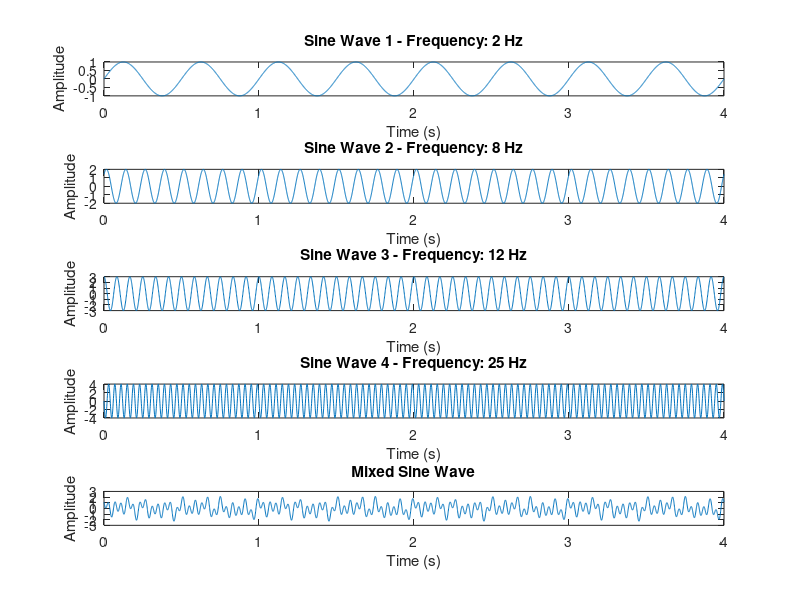
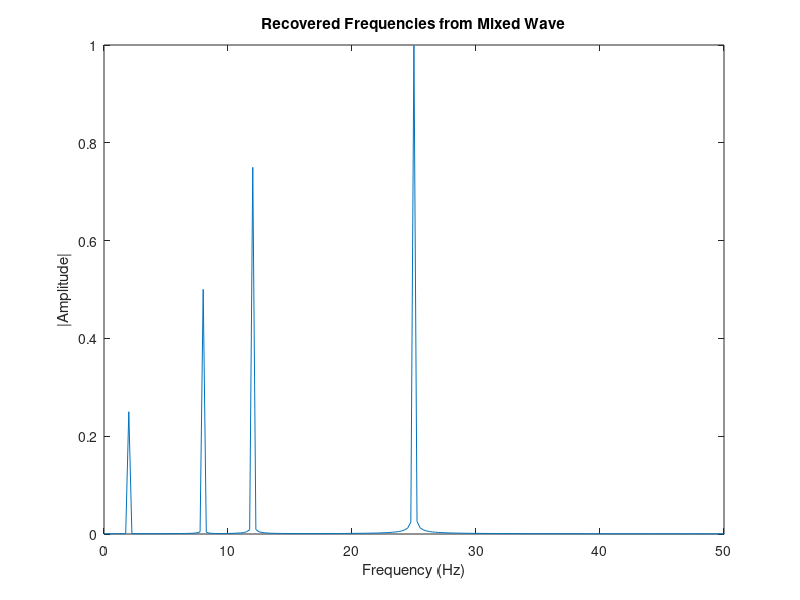
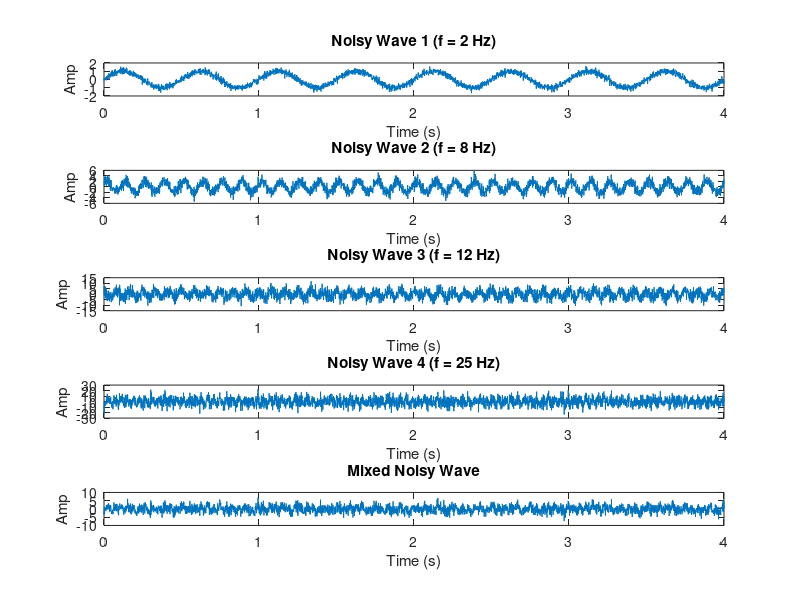
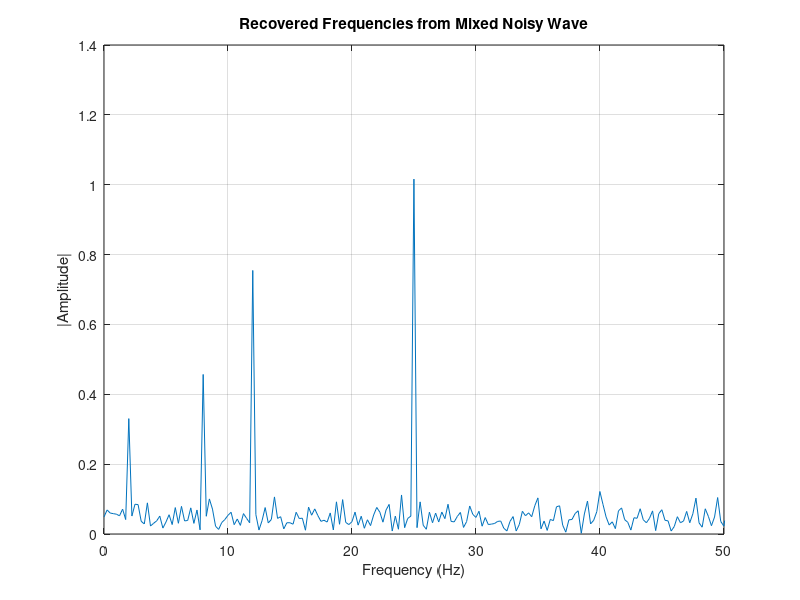

Source code (MATLAB) for these figures, in order:
%Given:

duration = 4;
sampling_rate = 1000; % 1/(1*10^-3)
t = 0:1/sampling_rate:duration; 
freq = [2, 8, 12, 25];

%amp and phase of choice
amp = [1, 2, 3, 4];
phase = [0, pi/4, pi/2, pi];


%Generate individual sine waves
sineWaves = zeros(length(freq), length(t));
for i = 1:length(freq)
    sineWaves(i, :) = amp(i) * sin(2 * pi * freq(i) * t + phase(i));
end

%Mixed wave i.e. average of above sine waves
mixedSineWave = mean(sineWaves, 1);

%Plotting all sine waves
figure;

for i = 1:length(freq)
    subplot(5, 1, i);
    plot(t, sineWaves(i, :));
    title(['Sine Wave ' num2str(i) ' - Frequency: ' num2str(freq(i)) ' Hz']);
    xlabel('Time (s)');
    ylabel('Amplitude');
end


subplot(5, 1, 5);
plot(t, mixedSineWave);
title('Mixed Sine Wave');
xlabel('Time (s)');
ylabel('Amplitude');


% Can you recognize the involved frequencies in the mixed wave from the plot? 
% No, individual frequencies cannot be recognized because the mixed wave
% has superposition of different frequency, amplitude and phase

%Recovering the frequencies using FFT

N = length(mixedSineWave);
Y = fft(mixedSineWave);       
P2 = abs(Y/N);                 % two-sided spectrum
P1 = P2(1:N/2+1);              % single-sided spectrum
P1(2:end-1) = 2*P1(2:end-1);   % correct amplitudes

% frequency axis
f = sampling_rate*(0:(N/2))/N; 

figure;
plot(f, P1)
xlabel('Frequency (Hz)')
ylabel('|Amplitude|')
title('Recovered Frequencies from Mixed Wave')
xlim([0 50])   % only to show up to 50 Hz

%Continuing question 3 here

rng(0);  % for repeatable results

noise_level = [0.2, 0.5, 1.0, 1.5];

noisySineWaves = zeros(size(sineWaves));
for i = 1:length(freq)
    noisySineWaves(i, :) = sineWaves(i, :) + (amp(i)*noise_level(i)) * randn(1, length(t));
end

% Average of the noisy waves
mixedNoisy = mean(noisySineWaves, 1);

figure;
for i = 1:length(freq)
    subplot(5, 1, i);
    plot(t, noisySineWaves(i, :));
    title(['Noisy Wave ' num2str(i) ' (f = ' num2str(freq(i)) ' Hz)']);
    xlabel('Time (s)'); ylabel('Amp');
end
subplot(5, 1, 5);
plot(t, mixedNoisy);
title('Mixed Noisy Wave');
xlabel('Time (s)'); ylabel('Amp');

% Frequency recovery again using FFT

N = length(mixedNoisy);
Y = fft(mixedNoisy);
P2 = abs(Y/N);
P1 = P2(1:N/2+1);
P1(2:end-1) = 2*P1(2:end-1);
f = sampling_rate*(0:(N/2))/N;

figure;
plot(f, P1)
xlabel('Frequency (Hz)')
ylabel('|Amplitude|')
title('Recovered Frequencies from Mixed Noisy Wave')
xlim([0 50]); 
grid on;